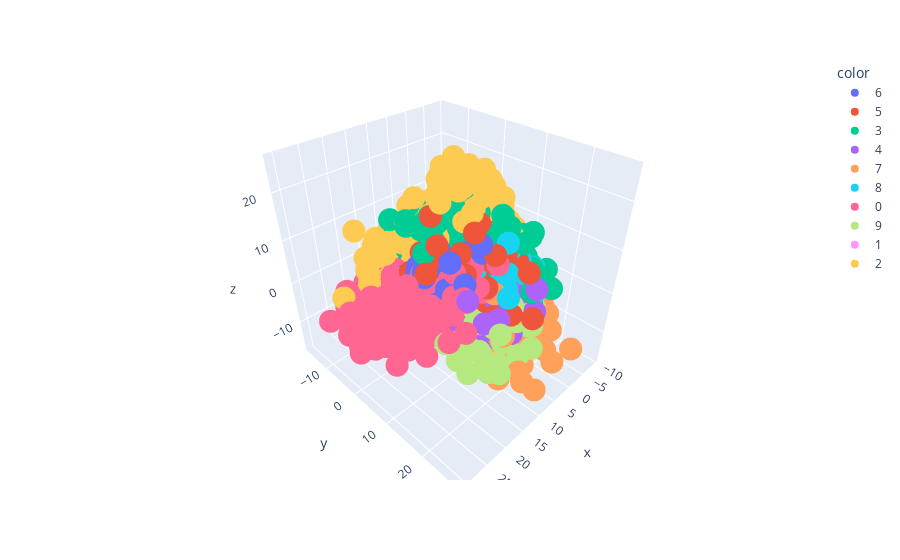

The code cell stored with this chart in its notebook:
### Code cell
import plotly.express as px
y_train_trf = y_train.astype(str)

fig = px.scatter_3d(x=X_train_trf[:,0],
                 y=X_train_trf[:,1],
                 z=X_train_trf[:,2],
                 color=y_train_trf,)
fig.show()

### Figure 1 — Plotly figure (JSON) as saved in the notebook; plotly's stock layout.template omitted (floating-point values rounded to 4 significant figures; data arrays with more than 128 entries replaced by an {"elided": "..."} marker saying what was removed)
{"data": [{"hovertemplate": "color=6<br>x=%{x}<br>y=%{y}<br>z=%{z}<extra></extra>", "legendgroup": "6", "marker": {"color": "#636efa", "symbol": "circle"}, "mode": "markers", "name": "6", "scene": "scene", "showlegend": true, "type": "scatter3d", "x": {"elided": "3352 float values"}, "y": {"elided": "3352 float values"}, "z": {"elided": "3352 float values"}}, {"hovertemplate": "color=5<br>x=%{x}<br>y=%{y}<br>z=%{z}<extra></extra>", "legendgroup": "5", "marker": {"color": "#EF553B", "symbol": "circle"}, "mode": "markers", "name": "5", "scene": "scene", "showlegend": true, "type": "scatter3d", "x": {"elided": "3093 float values"}, "y": {"elided": "3093 float values"}, "z": {"elided": "3093 float values"}}, {"hovertemplate": "color=3<br>x=%{x}<br>y=%{y}<br>z=%{z}<extra></extra>", "legendgroup": "3", "marker": {"color": "#00cc96", "symbol": "circle"}, "mode": "markers", "name": "3", "scene": "scene", "showlegend": true, "type": "scatter3d", "x": {"elided": "3414 float values"}, "y": {"elided": "3414 float values"}, "z": {"elided": "3414 float values"}}, {"hovertemplate": "color=4<br>x=%{x}<br>y=%{y}<br>z=%{z}<extra></extra>", "legendgroup": "4", "marker": {"color": "#ab63fa", "symbol": "circle"}, "mode": "markers", "name": "4", "scene": "scene", "showlegend": true, "type": "scatter3d", "x": {"elided": "3233 float values"}, "y": {"elided": "3233 float values"}, "z": {"elided": "3233 float values"}}, {"hovertemplate": "color=7<br>x=%{x}<br>y=%{y}<br>z=%{z}<extra></extra>", "legendgroup": "7", "marker": {"color": "#FFA15A", "symbol": "circle"}, "mode": "markers", "name": "7", "scene": "scene", "showlegend": true, "type": "scatter3d", "x": {"elided": "3508 float values"}, "y": {"elided": "3508 float values"}, "z": {"elided": "3508 float values"}}, {"hovertemplate": "color=8<br>x=%{x}<br>y=%{y}<br>z=%{z}<extra></extra>", "legendgroup": "8", "marker": {"color": "#19d3f3", "symbol": "circle"}, "mode": "markers", "name": "8", "scene": "scene", "showlegend": true, "type": "scatter3d", "x": {"elided": "3228 float values"}, "y": {"elided": "3228 float values"}, "z": {"elided": "3228 float values"}}, {"hovertemplate": "color=0<br>x=%{x}<br>y=%{y}<br>z=%{z}<extra></extra>", "legendgroup": "0", "marker": {"color": "#FF6692", "symbol": "circle"}, "mode": "markers", "name": "0", "scene": "scene", "showlegend": true, "type": "scatter3d", "x": {"elided": "3316 float values"}, "y": {"elided": "3316 float values"}, "z": {"elided": "3316 float values"}}, {"hovertemplate": "color=9<br>x=%{x}<br>y=%{y}<br>z=%{z}<extra></extra>", "legendgroup": "9", "marker": {"color": "#B6E880", "symbol": "circle"}, "mode": "markers", "name": "9", "scene": "scene", "showlegend": true, "type": "scatter3d", "x": {"elided": "3350 float values"}, "y": {"elided": "3350 float values"}, "z": {"elided": "3350 float values"}}, {"hovertemplate": "color=1<br>x=%{x}<br>y=%{y}<br>z=%{z}<extra></extra>", "legendgroup": "1", "marker": {"color": "#FF97FF", "symbol": "circle"}, "mode": "markers", "name": "1", "scene": "scene", "showlegend": true, "type": "scatter3d", "x": {"elided": "3775 float values"}, "y": {"elided": "3775 float values"}, "z": {"elided": "3775 float values"}}, {"hovertemplate": "color=2<br>x=%{x}<br>y=%{y}<br>z=%{z}<extra></extra>", "legendgroup": "2", "marker": {"color": "#FECB52", "symbol": "circle"}, "mode": "markers", "name": "2", "scene": "scene", "showlegend": true, "type": "scatter3d", "x": {"elided": "3331 float values"}, "y": {"elided": "3331 float values"}, "z": {"elided": "3331 float values"}}], "layout": {"legend": {"title": {"text": "color"}, "tracegroupgap": 0}, "margin": {"t": 60}, "scene": {"domain": {"x": [0, 1], "y": [0, 1]}, "xaxis": {"title": {"text": "x"}}, "yaxis": {"title": {"text": "y"}}, "zaxis": {"title": {"text": "z"}}}}}
